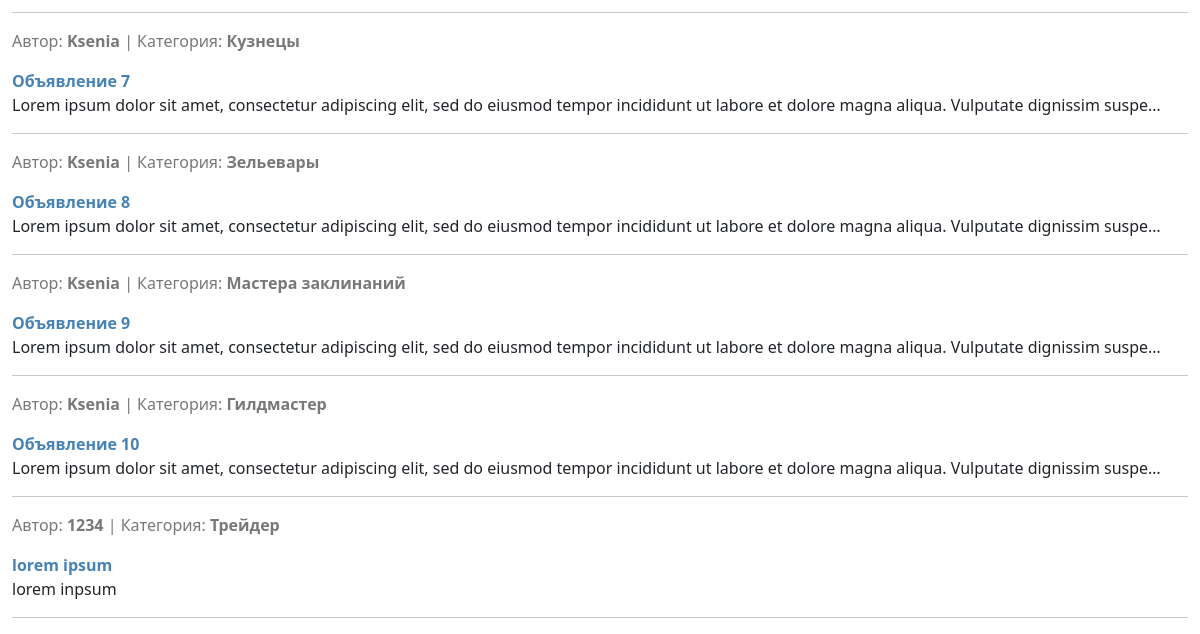
The app's page /search/ (lower part), older data.
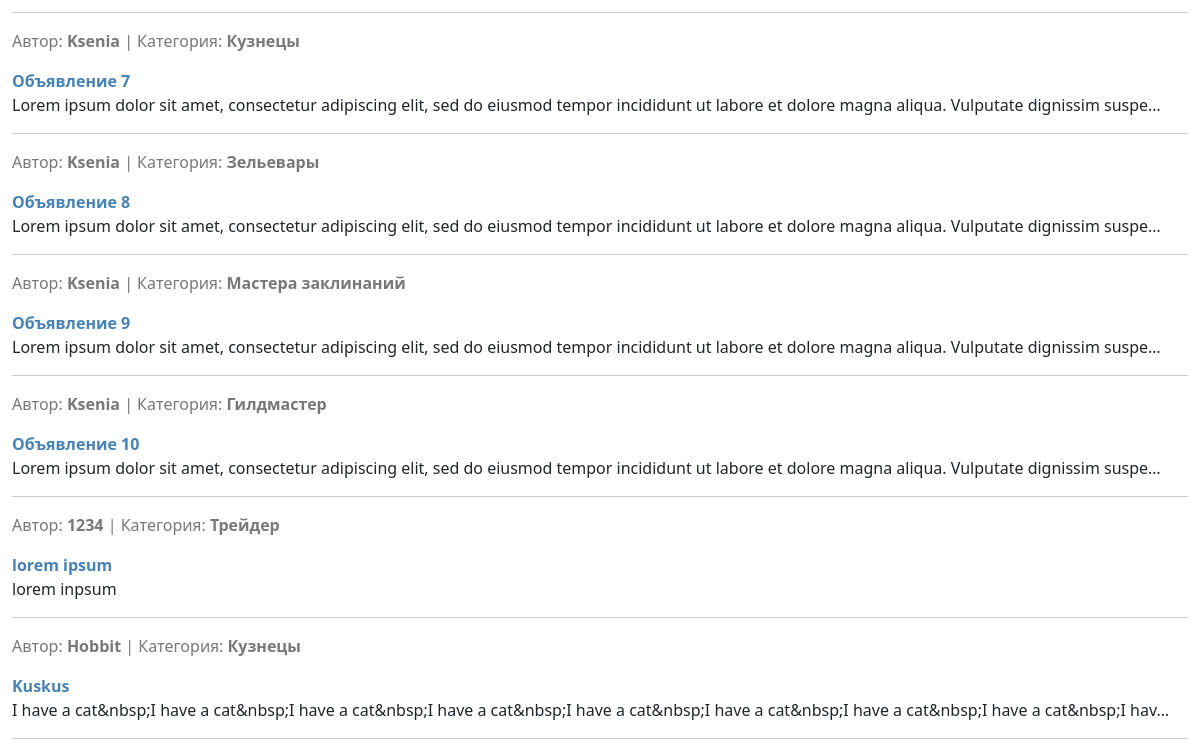
The same page, newer data.
### advertisments/models.py (models this page shows, shortened)
class Ad(models.Model):
    pub_date = models.DateTimeField(
        auto_now_add=True
    )
    author = models.ForeignKey(
        to=User,
        on_delete=models.CASCADE,
    )
    title = models.CharField(
        max_length=255,
        help_text='До 255 символов',
    )
    category = models.CharField(
        max_length=18,
        choices=CATEGORIES,
        default=None,
    )
    content = RichTextUploadingField(
        blank=True
    )
    class Meta:
        ordering = ['pub_date']
        verbose_name = 'Объявление'
        verbose_name_plural = 'Объявления'

### advertisments/views.py (the view)
# urls.py: path('search/', AdsSearchView.as_view(), name='ads_search'),
class AdsSearchView(ListView):
    model = Ad
    template_name = 'ads_search.html'
    context_object_name = 'ads'
    paginate_by = 5
    def get_context_data(self, **kwargs):
        context = super().get_context_data()
        context['filter'] = AdsFilter(self.request.GET, queryset=self.get_queryset())
        return context

### advertisments/templates/ads_search.html (shortened to what this page needs)
 {% extends 'base.html' %}
{% load advertisments_tags %}
{% block content %}
<div class="container-fluid" id="centerLayer">
    <br />
    {% if filter.qs %}
        {% for ad in filter.qs %}
            <p style="color:rgb(120, 120, 120)">
                Автор: <b>{{ ad.author }}</b> | Категория: <b>{{ ad.category }}</b>
            </p>
            <p>
                <a style="color:#4682B4" href="{% url 'ads_detail' ad.id %}"><b>{{ ad.title }}</b></a>
                <br />
                {{ ad.content|striptags|truncatechars:150 }}
            </p>
            <hr>
        {% endfor %}
    {% else %}
        <h6>К сожалению, объявлений, подходящих по данным параметрам нет.</h6>
    {% endif %}
</div>
{% endblock content %}

Row changes from the older to the newer data that the page shows:
added Ad: author "Hobbit", category "Кузнецы", title "Kuskus", content "I have a cat&nbsp;I have a cat&nbsp;I have a cat&nbsp;I have a cat&nbsp;I have a cat&nbsp;I have a cat&nbsp;I have a cat&nbsp;I have a cat&nbsp;I hav…"
